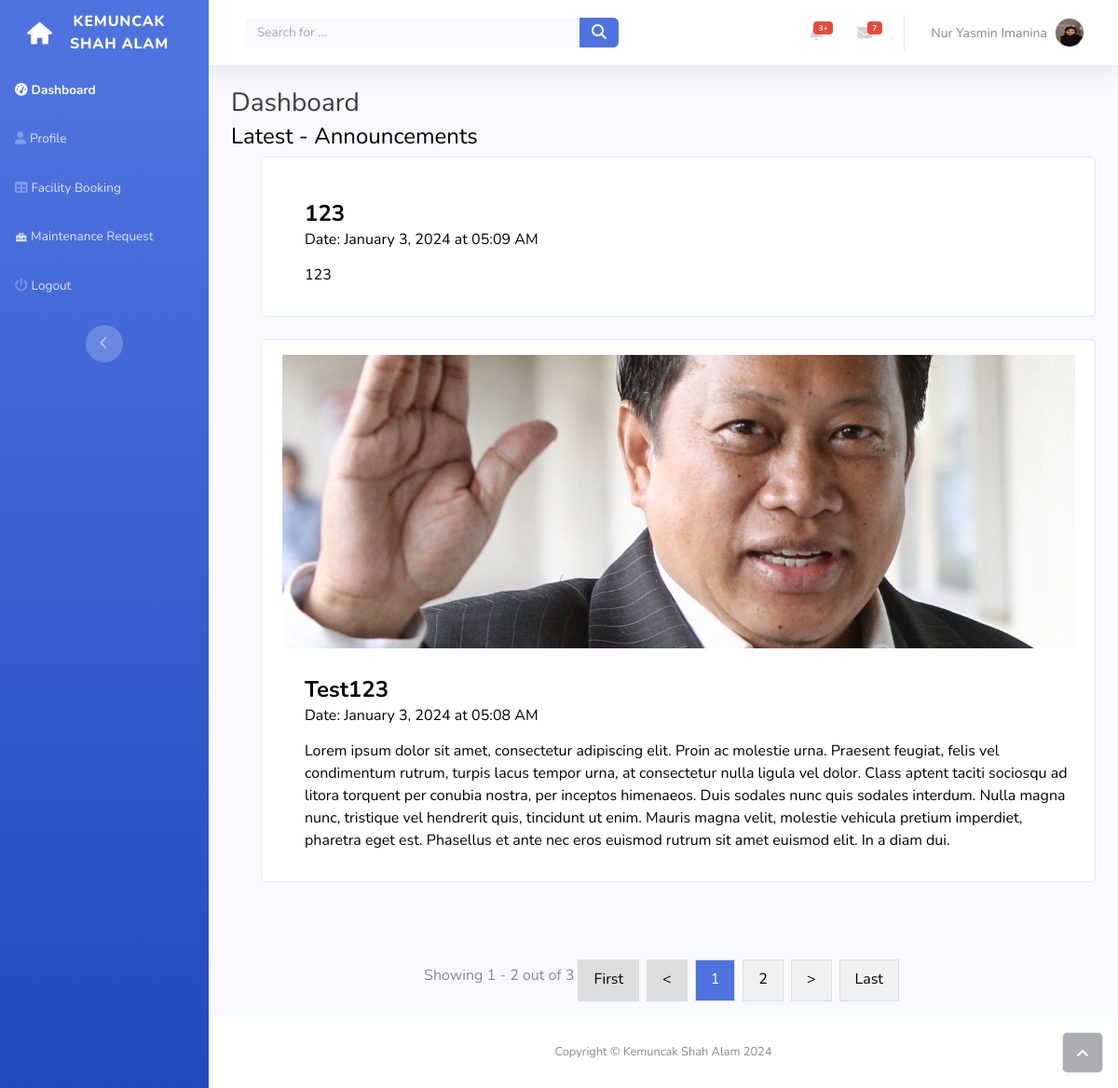
Screenshot of /resident/dashboard.php (signed in) with the database file from the repository.
### tables this page shows
CREATE TABLE `user` (
  `user_id` int(20) NOT NULL,
  `username` varchar(100) NOT NULL,
  `password` varchar(100) NOT NULL,
  `role_id` int(20) NOT NULL,
  `fullname` varchar(255) NOT NULL,
  `email` varchar(255) NOT NULL,
  `phone_number` varchar(20) DEFAULT NULL,
  `ic_number` varchar(14) DEFAULT NULL,
  `emergency_contact` varchar(255) DEFAULT NULL,
  `unit_id` int(11) DEFAULT NULL,
  `profile_pic` varchar(255) DEFAULT NULL
);

CREATE TABLE `announcement` (
  `announcement_id` int(20) NOT NULL,
  `title` varchar(20) NOT NULL,
  `content` text NOT NULL,
  `date` date NOT NULL,
  `worker_id` int(11) DEFAULT NULL,
  `media_url` varchar(255) DEFAULT NULL,
  `time` time DEFAULT NULL
);

### resident/dashboard.php (the view, shortened to what this page needs)
<?php
include '../include/connection.php';
$userId = $_SESSION["user_id"];
$sql = "SELECT username, fullname, profile_pic FROM user WHERE user_id = $userId";
$result = $conn->query($sql);
if ($result->num_rows == 1) {
    $user = $result->fetch_assoc();
} else {
    $username = "Unknown";
}
$announcementsPerPage = 2;
$totalAnnouncementsSql = "SELECT COUNT(*) AS total_announcements FROM announcement";
$totalAnnouncementsResult = $conn->query($totalAnnouncementsSql);
$totalAnnouncementsRow = $totalAnnouncementsResult->fetch_assoc();
$totalAnnouncements = $totalAnnouncementsRow['total_announcements'];
$totalPages = ceil($totalAnnouncements / $announcementsPerPage);
$current_page = isset($_GET['page']) ? max(1, min($_GET['page'], $totalPages)) : 1;
$offset = ($current_page - 1) * $announcementsPerPage;
$announcementsSql = "SELECT announcement_id, title, content, DATE_FORMAT(date, '%M %e, %Y') AS formatted_date, TIME_FORMAT(time, '%h:%i %p') AS formatted_time, media_url, username AS worker_name
                     FROM announcement
                     JOIN user ON announcement.worker_id = user.user_id
                     ORDER BY date DESC, time DESC
                     LIMIT $offset, $announcementsPerPage";
$announcementsResult = $conn->query($announcementsSql);
?>
<!DOCTYPE html>
<html data-bs-theme="light" lang="en">
<head>
    <link rel="stylesheet" href="../assets/bootstrap/css/bootstrap.min.css">
    <link rel="stylesheet" href="../assets/fonts/fontawesome-all.min.css">
    <link rel="stylesheet" href="../assets/fonts/font-awesome.min.css">
    <link rel="stylesheet" href="../assets/fonts/typicons.min.css">
    <link rel="stylesheet" href="../assets/fonts/fontawesome5-overrides.min.css">
    <link rel="stylesheet" type="text/css" href="https://cdnjs.cloudflare.com/ajax/libs/fancybox/3.5.7/jquery.fancybox.min.css" />
</head>
<body id="page-top">
    <div id="wrapper">
        <nav class="navbar align-items-start sidebar sidebar-dark accordion bg-gradient-primary p-0 navbar-dark">
            <div class="container-fluid d-flex flex-column p-0"><a class="navbar-brand d-flex justify-content-center align-items-center sidebar-brand m-0" href="#">
                    <div class="sidebar-brand-icon rotate-n-15" style="transform: rotate(0deg);"><i class="typcn typcn-home" style="transform: rotate(5deg);"></i></div>
                    <div class="sidebar-brand-text mx-3"><span>KEMUNCAK<br>SHAH ALAM</span></div>
                </a>
                <ul class="navbar-nav text-light" id="accordionSidebar">
                    <li class="nav-item"><a class="nav-link active" href="dashboard.php"><i class="fas fa-tachometer-alt"></i><span>Dashboard</span></a></li>
                    <li class="nav-item"><a class="nav-link" href="profile.php"><i class="fas fa-user"></i><span>Profile</span></a></li>
                    <li class="nav-item"><a class="nav-link" href="facility_booking.php"><i class="fas fa-table"></i><span>Facility Booking</span></a></li>
                    <li class="nav-item"><a class="nav-link" href="maintenance_requests.php"><span> Maintenance Request</span></a></li>
                    <li class="nav-item"><a class="nav-link" href="logout.php"><i class="fa fa-power-off"></i><span>Logout</span></a></li>
                </ul>
                <div class="text-center d-none d-md-inline"><button class="btn rounded-circle border-0" id="sidebarToggle" type="button"></button></div>
            </div>
        </nav>
        <div class="d-flex flex-column" id="content-wrapper">
            <div id="content">
                <nav class="navbar navbar-expand bg-white shadow mb-4 topbar static-top navbar-light">
                    <div class="container-fluid"><button class="btn btn-link d-md-none rounded-circle me-3" id="sidebarToggleTop" type="button"><i class="fas fa-bars"></i></button>
                        <form class="d-none d-sm-inline-block me-auto ms-md-3 my-2 my-md-0 mw-100 navbar-search">
                            <div class="input-group"><input class="bg-light form-control border-0 small" type="text" placeholder="Search for ..."><button class="btn btn-primary py-0" type="button"><i class="fas fa-search"></i></button></div>
                        </form>
                        <ul class="navbar-nav flex-nowrap ms-auto">
                            <li class="nav-item dropdown no-arrow mx-1">
                                <div class="nav-item dropdown no-arrow"><a class="dropdown-toggle nav-link" aria-expanded="false" data-bs-toggle="dropdown" href="#"><span class="badge bg-danger badge-counter">3+</span><i class="fas fa-bell fa-fw"></i></a>
                                </div>
                            </li>
                            <li class="nav-item dropdown no-arrow mx-1">
                                <div class="nav-item dropdown no-arrow"><a class="dropdown-toggle nav-link" aria-expanded="false" data-bs-toggle="dropdown" href="#"><span class="badge bg-danger badge-counter">7</span><i class="fas fa-envelope fa-fw"></i></a>
                                </div>
                            </li>
                            <li class="nav-item dropdown no-arrow">
                                <div class="nav-item dropdown no-arrow"><a class="dropdown-toggle nav-link" aria-expanded="false" data-bs-toggle="dropdown" href="#"><span class="d-none d-lg-inline me-2 text-gray-600 small"><?php echo $user['fullname']; ?></span>
                                    <?php if (!empty($user['profile_pic'])): ?>
                                        <img class="border rounded-circle img-profile" src="../profile_pics/<?php echo $user['profile_pic']; ?>" alt="Current Profile Picture" width="50">
                                    <?php else: ?>
                                        <img class="border rounded-circle img-profile" src="../profile_pics/no-user.png" alt="Current Profile Picture" width="50">
                                    <?php endif; ?>
                                </a>
                                </div>
                            </li>
                        </ul>
                    </div>
                </nav>
                <div class="container-fluid">
                    <h3 class="text-dark mb-1">Dashboard</h3>
                    <div class="row">
                        <div class="col">
                            <h4 style="color: rgb(0,0,0);">Latest - Announcements</h4>
                        </div>
                    </div>
                    <?php if ($user): ?>
                    <?php if ($announcementsResult->num_rows > 0): ?>
                        <ul>
                            <?php while ($row = $announcementsResult->fetch_assoc()): ?>
                                <div class="card">
                                    <div class="card-body">
                                        <div class="col image-container" style="text-align: center;">
                                            <?php if (!empty($row['media_url'])): ?>
                                                <?php $mediaExtension = pathinfo($row['media_url'], PATHINFO_EXTENSION); ?>
                                                <?php if (in_array($mediaExtension, ['jpg', 'jpeg', 'png', 'gif'])): ?>
                                                    <a data-fancybox="gallery" href="../<?php echo $row['media_url']; ?>">
                                                        <img style="width: 851px; height: 315px;" src="../<?php echo $row['media_url']; ?>" alt="Image">
                                                    </a>
                                                <?php endif; ?>
                                            <?php endif; ?>
                                        </div>
                                        <h4 style="color : black; margin-top: 30px; margin-left: 30px;" class="card-title" style="padding-top: 29px;"><strong><?php echo $row['title']; ?></strong></h4>
                                        <h6 style="color : black; margin-left: 30px;" class="card-subtitle mb-2" >Date: <?php echo $row['formatted_date']; ?> at <?php echo $row['formatted_time']; ?></h6>
                                        <p class="card-text"><p style="color : black; margin-left: 30px;" ><?php echo $row['content']; ?></p></p>
                                    </div>
                                </div>
                                <br>
                            <?php endwhile; ?>
                        </ul>
                </div>
            </div>
            <div class="container">
                <div class="row">
                    <div class="col" style="margin-top: 33px;">
                        <nav>
                            <ul class="pagination">
                                <p style="margin-top:5px;">Showing <?php echo ($offset + 1) . " - " . min($offset + $announcementsPerPage, $totalAnnouncements); ?> out of <?php echo $totalAnnouncements; ?></p>
                                <a href="?page=1" <?php echo ($current_page == 1) ? 'style="background-color: #ddd;"' : ''; ?>>First</a>
                                <a href="?page=<?php echo max(1, $current_page - 1); ?>" <?php echo ($current_page == 1) ? 'style="background-color: #ddd;"' : ''; ?>><</a>
                                <?php for ($page = 1; $page <= $totalPages; $page++): ?>
                                    <a href="?page=<?php echo $page; ?>" <?php echo ($current_page == $page) ? 'class="active"' : ''; ?>><?php echo $page; ?></a>
                                <?php endfor; ?>
                                <a href="?page=<?php echo min($totalPages, $current_page + 1); ?>" <?php echo ($current_page == $totalPages) ? 'style="background-color: #ddd;"' : ''; ?>>></a>
                                <a href="?page=<?php echo $totalPages; ?>" <?php echo ($current_page == $totalPages) ? 'style="background-color: #ddd;"' : ''; ?>>Last</a>
                                </ul>
                        </nav>
                    </div>
                    <?php else: ?>
                        <p>No announcements available.</p>
                    <?php endif; ?>
                <?php else: ?>
                    <p>Error: Resident not found.</p>
                <?php endif; ?>
                </div>
            </div>
            <footer class="bg-white sticky-footer">
                <div class="container my-auto">
                    <div class="text-center my-auto copyright"><span>Copyright © Kemuncak Shah Alam 2024</span></div>
                </div>
            </footer>
        </div><a class="border rounded d-inline scroll-to-top" href="#page-top"><i class="fas fa-angle-up"></i></a>
    </div>
</body>
</html>

### resident/dashboard.php (style rules this page uses)
.pagination { display: flex; justify-content: center; margin-top: 10px; }
.pagination a { padding: 8px 16px; text-decoration: none; color: black; background-color: #f1f1f1; border: 1px solid #ddd; margin: 0 4px; cursor: pointer; }
.pagination a.active { background-color: #4e73df; color: white; }
.image-container img { width: 100%; height: 100%; object-fit: cover; }

### rows the page displays
user: fullname "Nur Yasmin Imanina", profile_pic (picture)
announcement: title "123", formatted_date "January 3, 2024", formatted_time "05:09 AM", content "123"
announcement: media_url (picture), title "Test123", formatted_date "January 3, 2024", formatted_time "05:08 AM", content "Lorem ipsum dolor sit amet, consectetur adipiscing elit. Proin ac molestie urna. Praesent feugiat, felis vel condimentum rutrum, turpis lacus tempor urna, at consectetur nulla ligula vel dolor. Class aptent taciti sociosqu ad litora torquent per conubia nostra, per inceptos himenaeos. Duis sodales nunc quis sodales interdum. Nulla magna nunc, tristique vel hendrerit quis, tincidunt ut enim. Mauris magna velit, molestie vehicula pretium imperdiet, pharetra eget est. Phasellus et ante nec eros euismod rutrum sit amet euismod elit. In a diam dui."

### other values shown
$offset + 1 "1"
min($offset + $announcementsPerPage, $totalAnnouncements) "2"
$totalAnnouncements "3"
